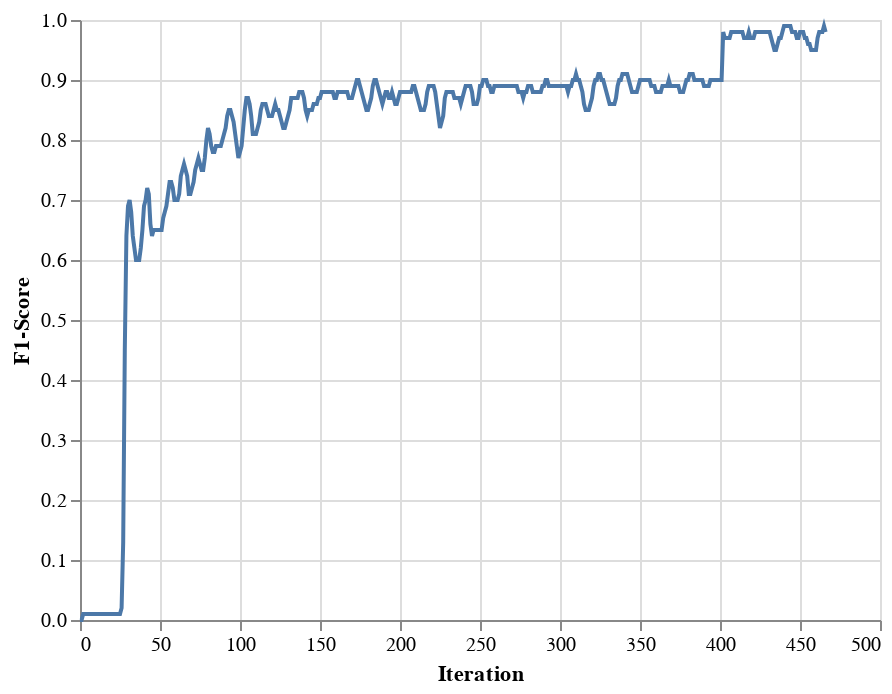

Write notebook code for a chart like this one.
### Code cell
alt.Chart(val_score).mark_line().encode(x = alt.X('iteration',
                                              axis = alt.Axis(title = 'Iteration', r)),
                                    y = alt.Y('score',
                                              axis = alt.Axis(title ='F1-Score'),
                                              scale = alt.Scale(zero= False)))

### Figure 1 — Vega-Lite specification as saved in the notebook (floating-point values rounded to 4 significant figures; data arrays with more than 128 entries replaced by an {"elided": "..."} marker saying what was removed)
{"config": {"view": {"continuousWidth": 400, "continuousHeight": 300}}, "data": {"name": "data-cbb2927367e85a31d769e5b3f09376c3"}, "mark": "line", "encoding": {"x": {"type": "quantitative", "axis": {"title": "Iteration"}, "field": "iteration"}, "y": {"type": "quantitative", "axis": {"title": "F1-Score"}, "field": "score", "scale": {"zero": false}}}, "$schema": "https://vega.github.io/schema/vega-lite/v4.8.1.json", "datasets": {"data-cbb2927367e85a31d769e5b3f09376c3": {"elided": "467 records"}}}
